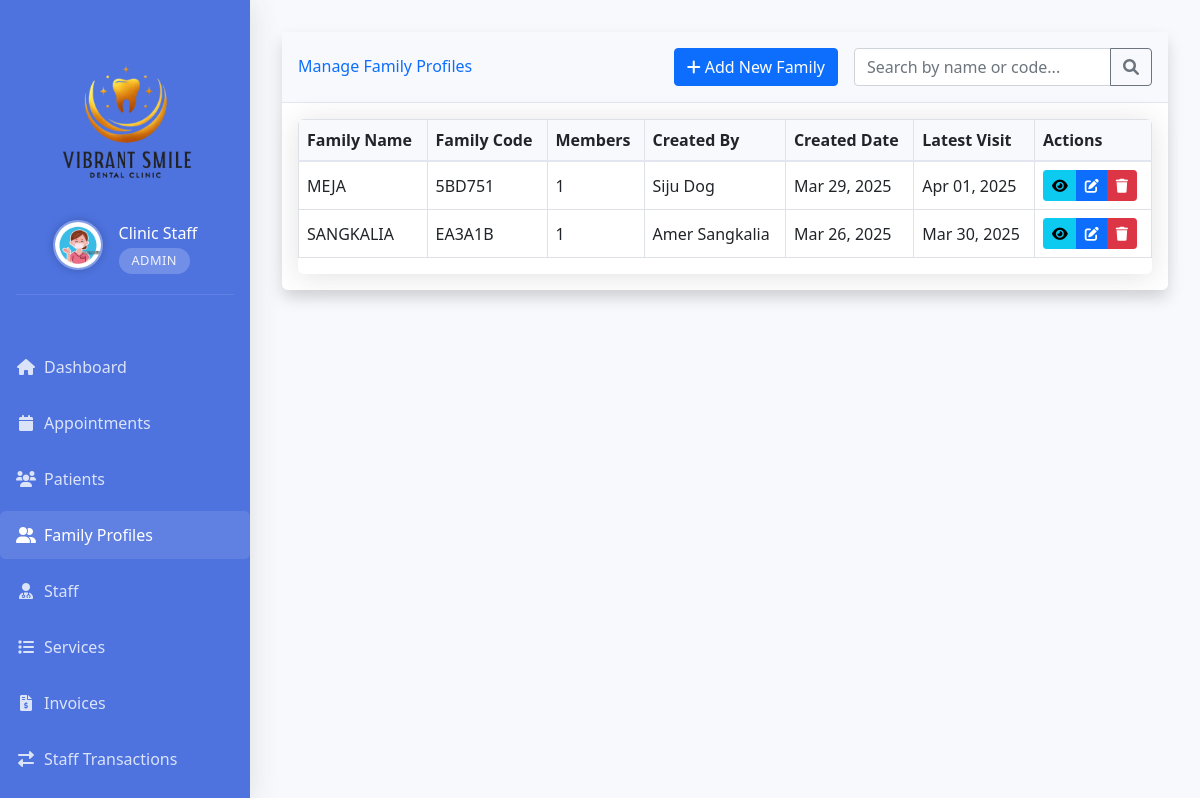
Screenshot of /admin/family_profiles.php (signed in) with the database file from the repository.
### tables this page shows
CREATE TABLE `users` (
  `id` int(11) NOT NULL,
  `username` varchar(50) NOT NULL,
  `password` varchar(255) NOT NULL,
  `role` enum('admin','doctor','patient') NOT NULL,
  `email` varchar(100) NOT NULL,
  `first_name` varchar(50) NOT NULL DEFAULT '',
  `middle_name` varchar(50) NOT NULL DEFAULT '',
  `last_name` varchar(50) NOT NULL DEFAULT '',
  `phone` varchar(20) DEFAULT NULL,
  `created_at` timestamp NOT NULL DEFAULT current_timestamp(),
  `updated_at` timestamp NOT NULL DEFAULT current_timestamp() ON UPDATE current_timestamp(),
  `active` tinyint(1) DEFAULT 1,
  `email_verified` tinyint(1) DEFAULT 0,
  `profile_picture` varchar(255) DEFAULT NULL
);

CREATE TABLE `family_codes` (
  `id` int(11) NOT NULL,
  `code` varchar(10) NOT NULL,
  `name` varchar(100) NOT NULL,
  `created_by` int(11) NOT NULL,
  `created_at` timestamp NOT NULL DEFAULT current_timestamp()
);

### admin/family_profiles.php (the view, shortened to what this page needs)
<?php
require_once "../config/database.php";
$search_term = isset($_GET['search']) ? trim($_GET['search']) : '';
$where_clause = "";
$params = [];
$types = "";
$count_sql = "SELECT COUNT(*) as total FROM family_codes fc $where_clause";
$count_stmt = mysqli_prepare($conn, $count_sql);
if ($count_stmt && mysqli_stmt_execute($count_stmt)) {
    $count_result = mysqli_stmt_get_result($count_stmt);
    $total_families = mysqli_fetch_assoc($count_result)['total'];
} else {
    $_SESSION['error_message'] = "Error executing count query: " . mysqli_error($conn);
    $total_families = 0;
}
$families_per_page = 10;
$total_pages = $total_families > 0 ? ceil($total_families / $families_per_page) : 1;
$current_page = isset($_GET['page']) ? max(1, min($total_pages, intval($_GET['page']))) : 1;
$offset = ($current_page - 1) * $families_per_page;
$params[] = $families_per_page;
$params[] = $offset;
$types .= "ii";
$sql = "SELECT fc.id, fc.code, fc.name, fc.created_at,
        (SELECT COUNT(*) FROM patients WHERE family_code = fc.code) as member_count,
        (SELECT MAX(appointment_date) FROM appointments a
         JOIN patients p ON a.patient_id = p.id
         WHERE p.family_code = fc.code) as latest_visit,
        (SELECT CONCAT(u.first_name, ' ', u.last_name)
         FROM patients p
         JOIN users u ON p.user_id = u.id
         WHERE p.id = fc.created_by) as created_by
        FROM family_codes fc
        $where_clause
        ORDER BY member_count DESC, latest_visit DESC
        LIMIT ? OFFSET ?";
if(empty($search_term)) {
    $all_sql = "SELECT fc.id, fc.code, fc.name, fc.created_at,
            (SELECT COUNT(*) FROM patients WHERE family_code = fc.code) as member_count,
            (SELECT MAX(appointment_date) FROM appointments a
             JOIN patients p ON a.patient_id = p.id
             WHERE p.family_code = fc.code) as latest_visit,
            (SELECT CONCAT(u.first_name, ' ', u.last_name)
             FROM patients p
             JOIN users u ON p.user_id = u.id
             WHERE p.id = fc.created_by) as created_by
            FROM family_codes fc
            ORDER BY member_count DESC, latest_visit DESC";
    if($all_stmt = mysqli_prepare($conn, $all_sql)) {
        mysqli_stmt_execute($all_stmt);
        $all_result = mysqli_stmt_get_result($all_stmt);
    }
}
$families = [];
if($stmt = mysqli_prepare($conn, $sql)) {
    if (!empty($params)) {
        mysqli_stmt_bind_param($stmt, $types, ...$params);
    }
    if(mysqli_stmt_execute($stmt)) {
        $result = mysqli_stmt_get_result($stmt);
        while($row = mysqli_fetch_assoc($result)) {
            $families[] = $row;
        }
    } else {
        $_SESSION['error_message'] = "Error executing search query: " . mysqli_error($conn);
    }
} else {
    $_SESSION['error_message'] = "Error preparing statement: " . mysqli_error($conn);
}
$current_page = "family_profiles";
require_once "includes/header.php";
?>
<div class="card shadow mb-4">
    <div class="card-header py-3 d-flex justify-content-between align-items-center">
        <h6 class="m-0 font-weight-bold text-primary">Manage Family Profiles</h6>
        <div class="d-flex">
            <a href="add_family.php" class="btn btn-primary me-3">
                <i class="fas fa-plus me-1"></i>Add New Family
            </a>
            <div class="search-box">
                <form method="GET" action="family_profiles.php" class="input-group">
                    <input type="text" class="form-control" name="search" id="searchInput" value="<?php echo htmlspecialchars($search_term); ?>" placeholder="Search by name or code..." autocomplete="off">
                    <button class="btn btn-outline-secondary" type="submit">
                        <i class="fas fa-search"></i>
                    </button>
                </form>
            </div>
        </div>
    </div>
    <div class="card-body">
        <div class="table-responsive">
            <table class="table table-bordered table-hover" id="familyTable" width="100%" cellspacing="0">
                <thead>
                    <tr>
                        <th>Family Name</th>
                        <th>Family Code</th>
                        <th>Members</th>
                        <th>Created By</th>
                        <th>Created Date</th>
                        <th>Latest Visit</th>
                        <th>Actions</th>
                    </tr>
                </thead>
                <tbody>
                    <?php if(empty($families)): ?>
                    <tr>
                        <td colspan="7" class="text-center">No family profiles found</td>
                    </tr>
                    <?php else: ?>
                        <?php foreach($families as $family): ?>
                        <tr>
                            <td><?php echo htmlspecialchars($family['name']); ?></td>
                            <td><?php echo htmlspecialchars($family['code']); ?></td>
                            <td><?php echo $family['member_count']; ?></td>
                            <td><?php echo htmlspecialchars($family['created_by'] ?? 'Unknown'); ?></td>
                            <td><?php echo date('M d, Y', strtotime($family['created_at'])); ?></td>
                            <td>
                                <?php if($family['latest_visit']): ?>
                                    <?php echo date('M d, Y', strtotime($family['latest_visit'])); ?>
                                <?php else: ?>
                                    <span class="text-muted">No visits</span>
                                <?php endif; ?>
                            </td>
                            <td>
                                <div class="btn-group" role="group">
                                    <a href="view_family.php?code=<?php echo $family['code']; ?>" class="btn btn-sm btn-info">
                                        <i class="fas fa-eye"></i>
                                    </a>
                                    <a href="edit_family.php?id=<?php echo $family['id']; ?>" class="btn btn-sm btn-primary">
                                        <i class="fas fa-edit"></i>
                                    </a>
                                    <a href="javascript:void(0);" onclick="confirmDelete(<?php echo $family['id']; ?>)" class="btn btn-sm btn-danger">
                                        <i class="fas fa-trash"></i>
                                    </a>
                                </div>
                            </td>
                        </tr>
                        <?php endforeach; ?>
                    <?php endif; ?>
                </tbody>
            </table>
        </div>
    </div>
</div>
<?php require_once "includes/footer.php"; ?>

### admin/includes/header.php (shortened to what this page needs)
<!DOCTYPE html>
<html lang="en">
<head>
    <link href="https://cdn.jsdelivr.net/npm/bootstrap@5.1.3/dist/css/bootstrap.min.css" rel="stylesheet">
    <link href="https://cdnjs.cloudflare.com/ajax/libs/font-awesome/6.0.0/css/all.min.css" rel="stylesheet">
    <link href="https://cdn.jsdelivr.net/npm/sweetalert2@11.7.32/dist/sweetalert2.min.css" rel="stylesheet">
    <link href="https://cdn.jsdelivr.net/npm/fullcalendar@5.11.3/main.min.css" rel="stylesheet">
</head>
<body>
    <div class="container-fluid">
        <div class="row">
            <div class="col-lg-2 px-0 sidebar" id="sidebar">
                <div class="logo-container">
                    <img src="../assets/images/logo_vibrant.png" alt="Vibrant SmileDental Logo" class="img-fluid logo-img">
                    <?php
                    $admin_id = $_SESSION["id"];
                    $admin_query = "SELECT first_name, last_name, profile_picture FROM users WHERE id = ?";
                    $admin_stmt = mysqli_prepare($conn, $admin_query);
                    mysqli_stmt_bind_param($admin_stmt, "i", $admin_id);
                    mysqli_stmt_execute($admin_stmt);
                    $admin_result = mysqli_stmt_get_result($admin_stmt);
                    $admin_info = mysqli_fetch_assoc($admin_result);
                    $admin_name = $admin_info['first_name'] . ' ' . $admin_info['last_name'];
                    $profile_pic = $admin_info['profile_picture'] ? '../' . $admin_info['profile_picture'] : '../assets/img/default-profile.png';
                    ?>
                    <div class="admin-profile mb-3">
                        <div class="d-flex align-items-center justify-content-center">
                            <img src="<?php echo $profile_pic; ?>" alt="Admin Profile" class="admin-profile-img rounded-circle me-3">
                            <div class="text-start">
                                <h4 class="text-white mb-0"><?php echo htmlspecialchars($admin_name); ?></h4>
                                <span class="admin-label">Admin</span>
                            </div>
                        </div>
                    </div>
                </div>
                <ul class="nav flex-column">
                    <li class="nav-item">
                        <a class="nav-link <?php echo $current_page === 'dashboard' ? 'active' : ''; ?>" href="dashboard.php">
                            <i class="fas fa-home me-2"></i> Dashboard
                        </a>
                    </li>
                    <li class="nav-item">
                        <a class="nav-link <?php echo $current_page === 'appointments' ? 'active' : ''; ?>" href="appointments.php">
                            <i class="fas fa-calendar me-2"></i> Appointments
                        </a>
                    </li>
                    <li class="nav-item">
                        <a class="nav-link <?php echo $current_page === 'patients' ? 'active' : ''; ?>" href="patients.php">
                            <i class="fas fa-users me-2"></i> Patients
                        </a>
                    </li>
                    <li class="nav-item">
                        <a class="nav-link <?php echo $current_page === 'family_profiles' ? 'active' : ''; ?>" href="family_profiles.php">
                            <i class="fas fa-user-friends me-2"></i> Family Profiles
                        </a>
                    </li>
                    <li class="nav-item">
                        <a class="nav-link <?php echo $current_page === 'staff' ? 'active' : ''; ?>" href="staff.php">
                            <i class="fas fa-user-md me-2"></i> Staff
                        </a>
                    </li>
                    <li class="nav-item">
                        <a class="nav-link <?php echo $current_page === 'services' ? 'active' : ''; ?>" href="services.php">
                            <i class="fas fa-list me-2"></i> Services
                        </a>
                    </li>
                    <li class="nav-item">
                        <a class="nav-link <?php echo $current_page === 'invoices' ? 'active' : ''; ?>" href="invoices.php">
                            <i class="fas fa-file-invoice-dollar me-2"></i> Invoices
                        </a>
                    </li>
                    <li class="nav-item">
                        <a class="nav-link <?php echo $current_page === 'transactions' ? 'active' : ''; ?>" href="transactions.php">
                            <i class="fas fa-exchange-alt me-2"></i> Staff Transactions
                        </a>
                    </li>
                    <li class="nav-item">
                        <a class="nav-link <?php echo $current_page === 'reports' ? 'active' : ''; ?>" href="reports.php">
                        </a>
                    </li>
                </ul>
            </div>
            <div class="col-lg-10 main-content" id="mainContent">

### admin/includes/header.php (style rules this page uses)
body { background: #f8f9fc; overflow-x: hidden; }
.sidebar { min-height: 100vh; background: #4e73df; color: white; padding: 1rem; position: fixed; left: 0; top: 0; z-index: 1000; transition: all 0.3s ease; width: 250px; overflow-y: auto; box-shadow: 0 0.15rem 1.75rem 0 rgba(58, 59, 69, 0.15); }
.sidebar .nav-link { color: rgba(255,255,255,.8); padding: 0.75rem 1rem; border-radius: 0.35rem; margin-bottom: 0.5rem; transition: all 0.3s ease; white-space: nowrap; display: flex; align-items: center; }
.sidebar .nav-link i { width: 20px; text-align: center; margin-right: 0.5rem; }
.sidebar .nav-link.active { background: rgba(255,255,255,.1); color: white; font-weight: 500; }
.main-content { padding: 2rem; margin-left: 250px; transition: all 0.3s ease; min-height: 100vh; position: relative; }
.card { border: none; border-radius: 0.35rem; box-shadow: 0 0.15rem 1.75rem 0 rgba(58, 59, 69, 0.15); margin-bottom: 1.5rem; }
.card-header { background-color: #f8f9fc; border-bottom: 1px solid #e3e6f0; padding: 1rem; }
.table-responsive { border-radius: 0.35rem; box-shadow: 0 0.15rem 1.75rem 0 rgba(58, 59, 69, 0.15); }
.table th { background-color: #f8f9fc; border-bottom: 2px solid #e3e6f0; white-space: nowrap; }
.table td { vertical-align: middle; }
.logo-container { padding: 1rem; margin-bottom: 1rem; text-align: center; border-radius: 0.5rem; }
.logo-container img { max-width: 180px; height: auto; margin-bottom: 0.5rem; transition: transform 0.3s ease; }
.logo-container h4 { margin: 0; font-size: 1.2rem; color: rgba(255, 255, 255, 0.9); font-weight: 500; }
.logo-container .admin-label { display: inline-block; background: rgba(255, 255, 255, 0.2); color: rgba(255, 255, 255, 0.9); padding: 0.2rem 0.8rem; border-radius: 1rem; font-size: 0.8rem; margin-top: 0.3rem; font-weight: 500; letter-spacing: 0.5px; text-transform: uppercase; }
@media (min-width: 992px) { .sidebar { transform: none !important; display: block !important; width: 250px !important; position: fixed !important; height: 100vh !important; z-index: 1000 !important; } }
@media (min-width: 992px) { .main-content { margin-left: 250px !important; width: calc(100% - 250px) !important; } }
.admin-profile { padding-bottom: 1rem; border-bottom: 1px solid rgba(255, 255, 255, 0.1); margin-bottom: 1rem; }
.admin-profile-img { width: 50px; height: 50px; object-fit: cover; border: 2px solid rgba(255, 255, 255, 0.3); box-shadow: 0 0 10px rgba(0, 0, 0, 0.2); }
.admin-profile h4 { font-size: 1rem; font-weight: 500; }
.logo-img { max-width: 120px; margin: 0 auto; display: block; }

### rows the page displays
users: profile_picture (picture), admin_name "Clinic Staff"
family_codes: name "MEJA", code "5BD751", member_count "1", created_by "Siju Dog", created_at "Mar 29, 2025", latest_visit "Apr 01, 2025"
family_codes: name "SANGKALIA", code "EA3A1B", member_count "1", created_by "Amer Sangkalia", created_at "Mar 26, 2025", latest_visit "Mar 30, 2025"
